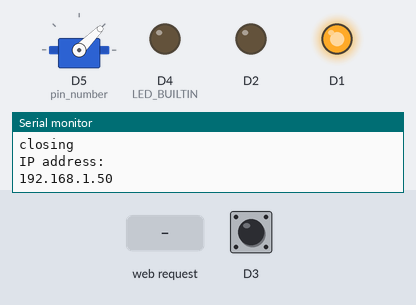
This program was run on a simulated ESP8266 (NodeMCU). Shown: servo, output pins drawn as LEDs (lit = HIGH, except the on-board LED, lit = LOW), the last lines printed to the serial monitor. Dashed ring = blinking. The test bench sets the inputs (shaded band); at power-on: D3 HIGH. WiFi joins after 1.5 s; servers stay silent unless stated.

Above: at 2.9 s.
3.0 s: D3 driven LOW
At 3.45 s:
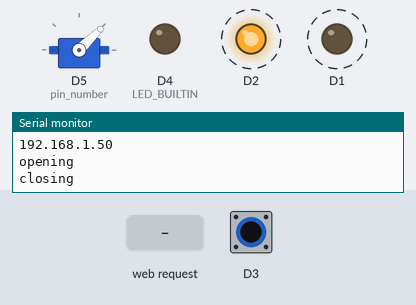
6.0 s: HTTP request GET /open received
At 6.45 s:
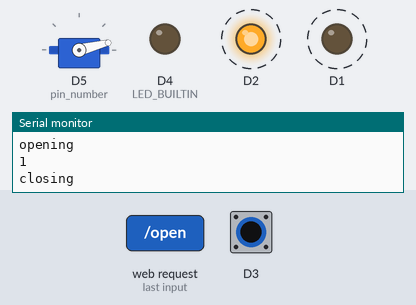
9.0 s: D3 pulsed HIGH 2 times (0.12 s each, 0.3 s apart)
12.3 s: HTTP request GET /close received
At 12.54 s:
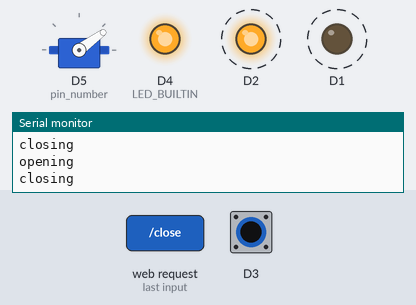
15.3 s: HTTP request GET /close received
At 15.54 s:
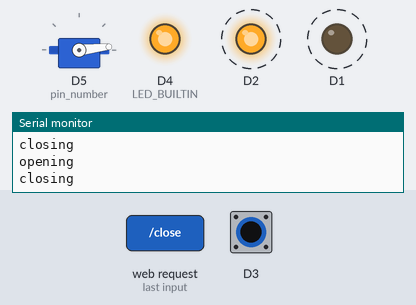
18.3 s: D3 driven HIGH
At 19.7 s:
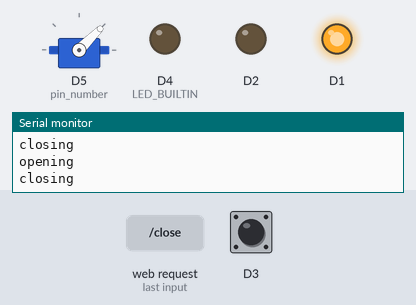
Timing chart, 0 to 20.9 s (numbered marks = the images above; inputs shaded):
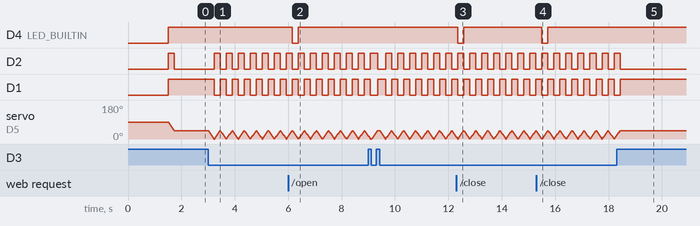

The program:

main.cpp
```cpp
/**
 * Blink
 * Turns on an LED on for one second,
 * then off for one second, repeatedly.
 */
#include "Arduino.h"
#include <ESP8266WiFi.h>
#include <Servo.h>
#include <ESP8266WebServer.h>

// WIFI related variables
char ssid[] = "iot_service_network";     //  your network SSID (name)
char password[] = "iotnetwork";  // your network password
int status = WL_IDLE_STATUS;     // the Wifi radio's status

// SERVO related variables
int pin_number = D5;
Servo myservo;

int servo_is_open;
int SERVO_DELAY = 5;

// LED variables
int ON = LOW;
int OFF = HIGH;

// WEBSERVER related variables
ESP8266WebServer server ( 80 );

// FUNCTIONs
void blink(int duration) {
  digitalWrite(LED_BUILTIN, ON); // turn the LED on (HIGH is the voltage level)
  delay(duration); // wait for the given time
  digitalWrite(LED_BUILTIN, OFF); // turn the LED off by making the voltage LOW
}

void rotate(int value) {
  myservo.attach(pin_number);
  int pos = myservo.read();
  int delta;
  if (pos <= value) {
    delta = 1;
  } else {
    delta = -1;
  }

  while(pos != value) {
    pos += delta;
    myservo.write(pos);
    delay(SERVO_DELAY);
  }
  myservo.detach();
}

void update_led_servo_status() {
  if (servo_is_open) {
    digitalWrite(D1, ON);
    digitalWrite(D2, OFF);
  } else {
    digitalWrite(D1, OFF);
    digitalWrite(D2, ON);
  }
}

void open() {
  Serial.println("opening");
  rotate(0);
  servo_is_open = 1;
  update_led_servo_status();
}

void close() {
  Serial.println("closing");
  rotate(45);
  servo_is_open = 0;
  update_led_servo_status();
}

void handleStatus() {
	digitalWrite (LED_BUILTIN, ON);
	char temp[400];
	int uptime_ms = millis();
  IPAddress localAddr = WiFi.localIP();
  byte oct1 = localAddr[0];
  byte oct2 = localAddr[1];
  byte oct3 = localAddr[2];
  byte oct4 = localAddr[3];
  char address[16];
  sprintf(address, "%d.%d.%d.%d", oct1, oct2, oct3, oct4);

	snprintf(temp, 400, "{\"uptime\":  %d, \"type\": \"iot_device\", \"status\": \"%s\", \"address\": \"%s\"}",
           uptime_ms,
           servo_is_open ? "open" : "closed",
           address);
	server.send ( 200, "text/html", temp );
	digitalWrite (LED_BUILTIN, OFF);
}

void handleOpen() {
	digitalWrite (LED_BUILTIN, ON);
  open();
	char temp[400];
	snprintf(temp, 400, "{\"action\":  \"open\", \"status\": \"OK\"}");
	server.send ( 200, "text/html", temp );
  Serial.println(HIGH);
	digitalWrite (LED_BUILTIN, OFF);
}

void handleClose() {
	digitalWrite (LED_BUILTIN, ON);
  close();
	char temp[400];
	snprintf(temp, 400, "{\"action\":  \"close\", \"status\": \"OK\"}");
	server.send ( 200, "text/html", temp );
	digitalWrite (LED_BUILTIN, OFF);
}

void handleNotFound() {
	digitalWrite (LED_BUILTIN, ON);
	String message = "File Not Found\n\n";
	message += "URI: ";
	message += server.uri();
	message += "\nMethod: ";
	message += ( server.method() == HTTP_GET ) ? "GET" : "POST";
	message += "\nArguments: ";
	message += server.args();
	message += "\n";

	for ( uint8_t i = 0; i < server.args(); i++ ) {
		message += " " + server.argName ( i ) + ": " + server.arg ( i ) + "\n";
	}

	server.send ( 404, "text/plain", message );
	digitalWrite (LED_BUILTIN, OFF);
}

void setup() {
  // put your setup code here, to run once:
  Serial.begin(9600);
  WiFi.begin(ssid, password);

  while (WiFi.status() != WL_CONNECTED) {
    delay(500);
    Serial.print(".");
  }

  Serial.println("");
  Serial.println("WiFi connected");
  Serial.println("IP address: ");
  Serial.println(WiFi.localIP());

  // initialize digital pin LED_BUILTIN as an output.
  pinMode(LED_BUILTIN, OUTPUT);
	digitalWrite(LED_BUILTIN, OFF);

  // // initialize two outputs for "open" and "close" status
  pinMode(D1, OUTPUT);
  pinMode(D2, OUTPUT);
  digitalWrite(D1, OFF);
  digitalWrite(D2, OFF);

  // Configure input
  pinMode(D3, INPUT);

  // Configure web server
  server.on ( "/", handleStatus);
  server.on ( "/status", handleStatus);
  server.on ( "/open", handleOpen);
  server.on ( "/close", handleClose);
  server.onNotFound ( handleNotFound );
  server.begin();

  // initialize door
  close();
}

void display_info() {
  Serial.println("IP address: ");
  Serial.println(WiFi.localIP());
}

// Should display some information every 6 seconds
int info_show_period = 30000;
int last_info_display = -1;

void loop() {
  // put your main code here, to run repeatedly:
  int current_time = millis();
  if (last_info_display == -1 || (millis() - last_info_display) > info_show_period) {
    last_info_display = current_time;
    display_info();
  }
  server.handleClient();
  int d3_value = digitalRead(D3);
  if (d3_value == 0) {
    if (servo_is_open) {
      close();
    } else {
      open();
    }
  }
}
```

Measured:
- after the input at 6.0 s, D4 (LED_BUILTIN): HIGH → LOW after 0.15 s, → HIGH 0.23 s later
- after the input at 12.3 s, D4 (LED_BUILTIN): HIGH → LOW after 0.05 s, → HIGH 0.23 s later
- after the input at 15.3 s, D4 (LED_BUILTIN): HIGH → LOW after 0.20 s, → HIGH 0.23 s later
- after the input at 18.3 s, D2: goes on until 18.4 s, then stays LOW; D1: goes on until 18.4 s, then stays HIGH; servo on D5 (pin_number): goes on until 18.4 s, then stays 45°
